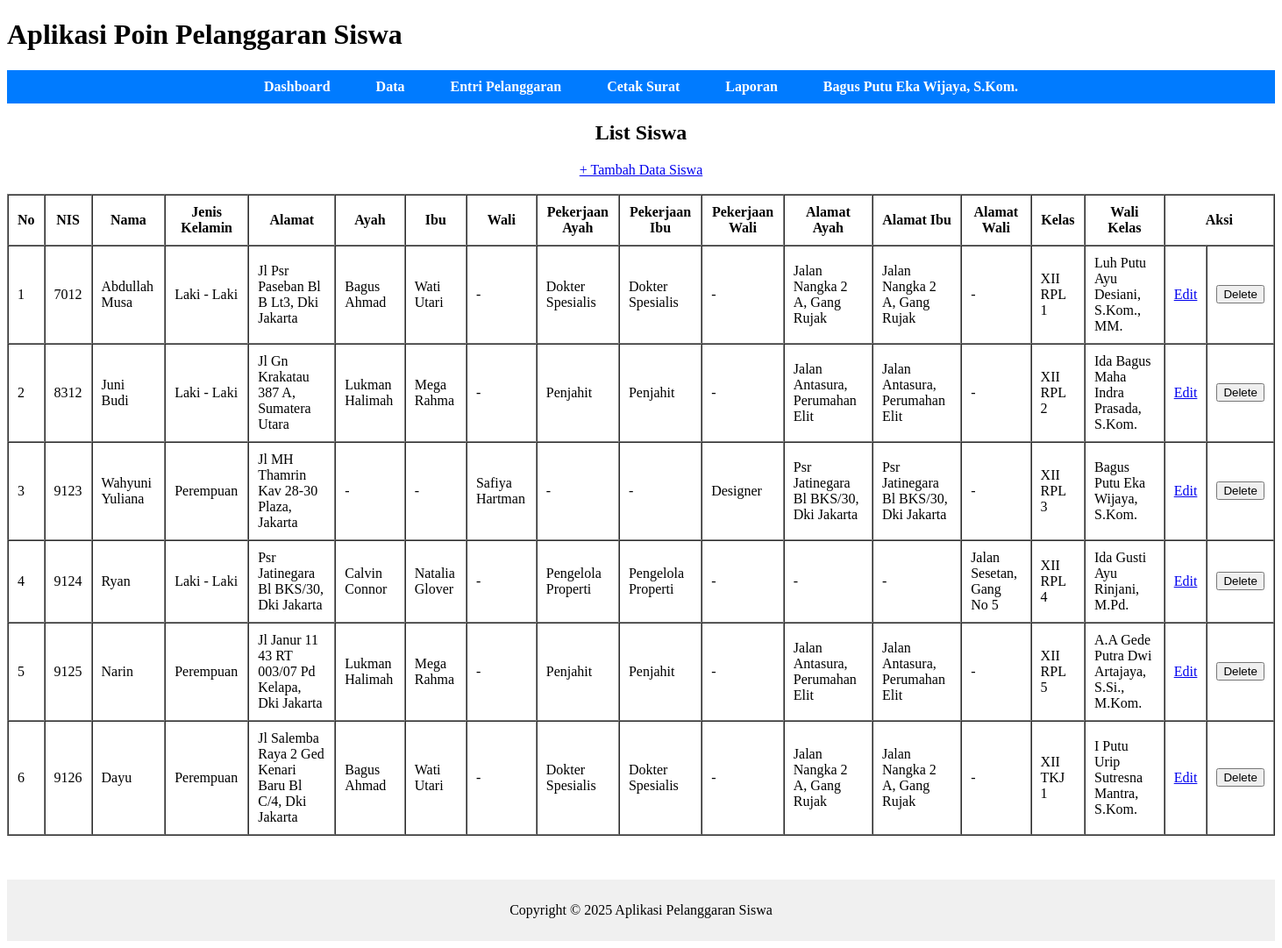
/pages/siswa/list.php (signed in), run on an earlier commit of the app's database.
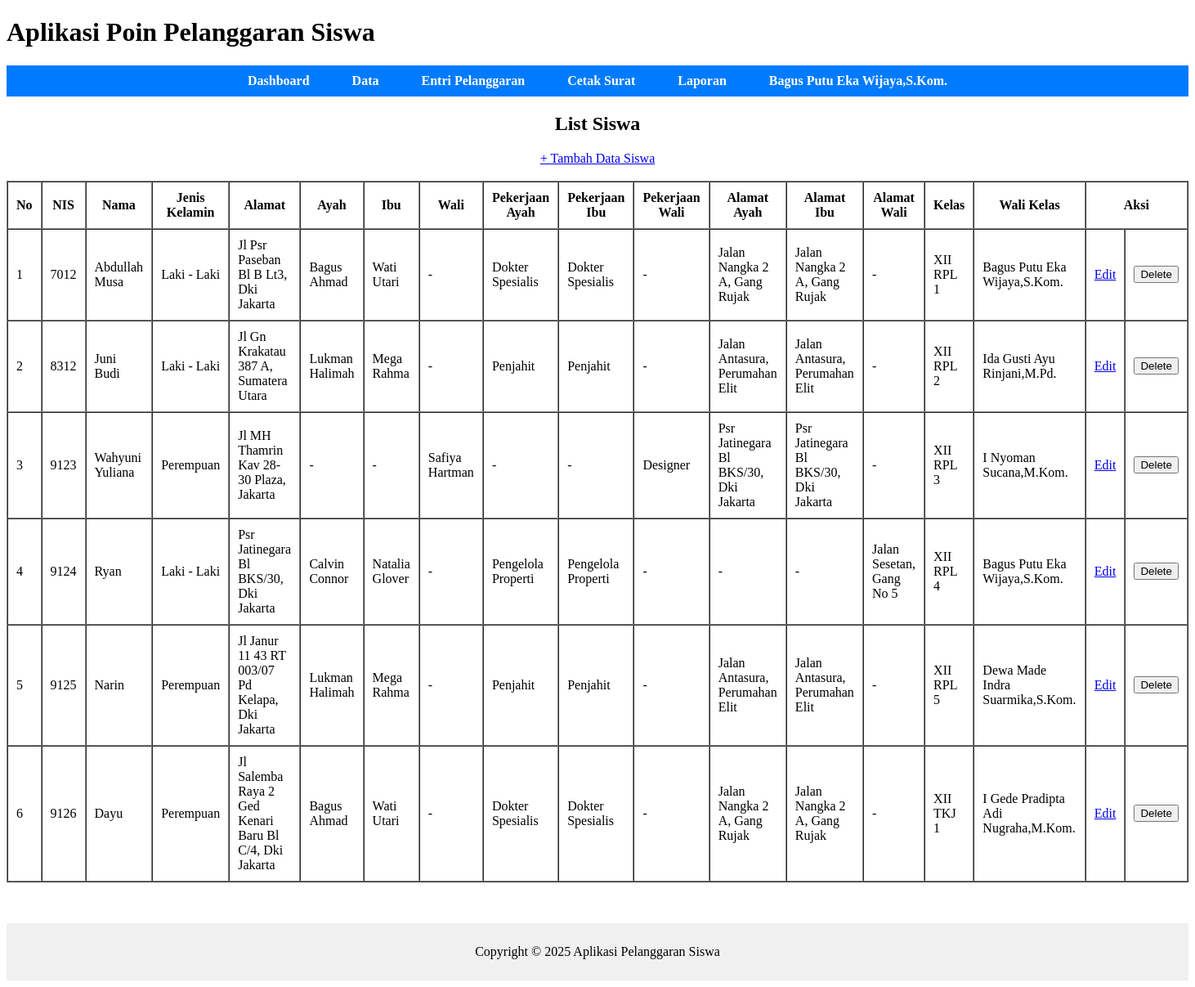
And on a later commit of the database.
### tables this page shows
CREATE TABLE `siswa` (
  `nis` int(5) NOT NULL,
  `nama_siswa` varchar(50) DEFAULT NULL,
  `jenis_kelamin` enum('Laki - Laki','Perempuan') DEFAULT NULL,
  `alamat` varchar(100) DEFAULT NULL,
  `password` varchar(70) DEFAULT NULL,
  `status` enum('aktif','lulus','keluar') DEFAULT NULL,
  `id_ortu_wali` int(5) DEFAULT NULL,
  `id_kelas` int(3) DEFAULT NULL
);

CREATE TABLE `ortu_wali` (
  `id_ortu_wali` int(5) NOT NULL,
  `ayah` varchar(50) DEFAULT NULL,
  `ibu` varchar(50) DEFAULT NULL,
  `wali` varchar(50) DEFAULT NULL,
  `pekerjaan_ayah` varchar(50) DEFAULT NULL,
  `pekerjaan_ibu` varchar(50) DEFAULT NULL,
  `pekerjaan_wali` varchar(50) DEFAULT NULL,
  `no_telp_ayah` varchar(16) DEFAULT NULL,
  `no_telp_ibu` varchar(16) DEFAULT NULL,
  `no_telp_wali` varchar(16) DEFAULT NULL,
  `alamat_ayah` varchar(100) DEFAULT NULL,
  `alamat_ibu` varchar(100) DEFAULT NULL,
  `alamat_wali` varchar(100) DEFAULT NULL
);

CREATE TABLE `tingkat` (
  `id_tingkat` int(11) NOT NULL,
  `tingkat` varchar(6) DEFAULT NULL
);

CREATE TABLE `program_keahlian` (
  `id_program_keahlian` int(11) NOT NULL,
  `program_keahlian` varchar(6) DEFAULT NULL,
  `deskripsi` varchar(50) DEFAULT NULL
);

CREATE TABLE `kelas` (
  `id_kelas` int(11) NOT NULL,
  `id_tingkat` int(11) DEFAULT NULL,
  `id_program_keahlian` int(11) DEFAULT NULL,
  `rombel` int(11) DEFAULT NULL,
  `kode_guru` char(8) DEFAULT NULL
);

CREATE TABLE `guru` (
  `kode_guru` char(8) NOT NULL,
  `nama_pengguna` varchar(100) DEFAULT NULL,
  `role` varchar(30) DEFAULT NULL,
  `username` varchar(50) DEFAULT NULL,
  `password` varchar(70) DEFAULT NULL,
  `aktif` enum('Y','N') DEFAULT NULL,
  `jabatan` varchar(50) DEFAULT NULL,
  `telp` varchar(16) DEFAULT NULL
);

### pages/siswa/list.php (the view, shortened to what this page needs)
<?php
include ROOTPATH . "/config/config.php";
include ROOTPATH . "/includes/header.php";
$query = "SELECT
            siswa.nis AS nis,
            siswa.nama_siswa AS nama_siswa,
            siswa.jenis_kelamin AS jenis_kelamin,
            siswa.alamat AS alamat,
            ortu_wali.ayah AS ayah,
            ortu_wali.ibu AS ibu,
            ortu_wali.wali AS wali,
            ortu_wali.pekerjaan_ayah AS pekerjaan_ayah,
            ortu_wali.pekerjaan_ibu AS pekerjaan_ibu,
            ortu_wali.pekerjaan_wali AS pekerjaan_wali,
            ortu_wali.alamat_ayah AS alamat_ayah,
            ortu_wali.alamat_ibu AS alamat_ibu,
            ortu_wali.alamat_wali AS alamat_wali,
            tingkat.tingkat AS tingkat,
            program_keahlian.program_keahlian AS program_keahlian,
            kelas.rombel AS rombel,
            guru.nama_pengguna AS nama_pengguna
          FROM siswa
          LEFT JOIN ortu_wali ON siswa.id_ortu_wali = ortu_wali.id_ortu_wali
          LEFT JOIN kelas ON siswa.id_kelas = kelas.id_kelas
          LEFT JOIN tingkat ON kelas.id_tingkat = tingkat.id_tingkat
          LEFT JOIN program_keahlian ON kelas.id_program_keahlian = program_keahlian.id_program_keahlian
          LEFT JOIN guru ON kelas.kode_guru = guru.kode_guru";
$result = mysqli_query($conn, $query);
?>
<center>
    <h2>List Siswa</h2>
    <a href="add.php">+ Tambah Data Siswa</a><br><br>
    <table border="1" cellpadding="10" cellspacing="0">
        <thead>
            <tr>
                <th>No</th>
                <th>NIS</th>
                <th>Nama</th>
                <th>Jenis Kelamin</th>
                <th>Alamat</th>
                <th>Ayah</th>
                <th>Ibu</th>
                <th>Wali</th>
                <th>Pekerjaan Ayah</th>
                <th>Pekerjaan Ibu</th>
                <th>Pekerjaan Wali</th>
                <th>Alamat Ayah</th>
                <th>Alamat Ibu</th>
                <th>Alamat Wali</th>
                <th>Kelas</th>
                <th>Wali Kelas</th>
                <th colspan="2">Aksi</th>
            </tr>
        </thead>
        <tbody>
            <?php
            $no = 1;
            while ($row = mysqli_fetch_assoc($result)) { ?>
                <tr>
                    <td><?= $no++ ?></td>
                    <td><?= htmlspecialchars($row['nis']) ?></td>
                    <td><?= htmlspecialchars($row['nama_siswa']) ?></td>
                    <td><?= htmlspecialchars($row['jenis_kelamin']) ?></td>
                    <td><?= htmlspecialchars($row['alamat']) ?></td>
                    <td><?= (empty($row['ayah']) || $row['ayah'] == 'NULL') ? '-' : htmlspecialchars($row['ayah']) ?></td>
                    <td><?= (empty($row['ibu']) || $row['ibu'] == 'NULL') ? '-' : htmlspecialchars($row['ibu']) ?></td>
                    <td><?= (empty($row['wali']) || $row['wali'] == 'NULL') ? '-' : htmlspecialchars($row['wali']) ?></td>
                    <td><?= (empty($row['pekerjaan_ayah']) || $row['pekerjaan_ayah'] == 'NULL') ? '-' : htmlspecialchars($row['pekerjaan_ayah']) ?>
                    </td>
                    <td><?= (empty($row['pekerjaan_ibu']) || $row['pekerjaan_ibu'] == 'NULL') ? '-' : htmlspecialchars($row['pekerjaan_ibu']) ?>
                    </td>
                    <td><?= (empty($row['pekerjaan_wali']) || $row['pekerjaan_wali'] == 'NULL') ? '-' : htmlspecialchars($row['pekerjaan_wali']) ?>
                    </td>
                    <td><?= (empty($row['alamat_ayah']) || $row['alamat_ayah'] == 'NULL') ? '-' : htmlspecialchars($row['alamat_ayah']) ?>
                    </td>
                    <td><?= (empty($row['alamat_ibu']) || $row['alamat_ibu'] == 'NULL') ? '-' : htmlspecialchars($row['alamat_ibu']) ?>
                    </td>
                    <td><?= (empty($row['alamat_wali']) || $row['alamat_wali'] == 'NULL') ? '-' : htmlspecialchars($row['alamat_wali']) ?>
                    </td>
                    <td><?= htmlspecialchars($row['tingkat'] . ' ' . $row['program_keahlian'] . ' ' . $row['rombel']) ?>
                    </td>
                    <td><?= htmlspecialchars($row['nama_pengguna']) ?></td>
                    <td>
                        <a href="edit.php?id=<?= $row['nis'] ?>">Edit</a>
                    </td>
                    <td>
                        <form action="../../process/siswa_process.php" method="post"
                            onsubmit="return confirm('Ingin Menghapus data <?= $row['nama_siswa'] ?>?')">
                            <button type="submit">Delete</button>
                        </form>
                    </td>
                </tr>
            <?php } ?>
        </tbody>
    </table>
</center>
<?php
include "../../includes/footer.php";
?>

### includes/header.php (shortened to what this page needs)
<!DOCTYPE html>
<html lang="id">
<head>
</head>
<body>
    <header>
        <h1>Aplikasi Poin Pelanggaran Siswa</h1>
        <nav>
            <ul>
                <li><a href="/poin_siswa/pages/dashboard.php">Dashboard</a></li>
                <li class="dropdown">
                    <a href="#">Data</a>
                </li>
                <li><a href="/poin_siswa/pages/pelanggaran/add.php">Entri Pelanggaran</a></li>
                <li><a href="/poin_siswa/pages/surat/list.php">Cetak Surat</a></li>
                <li><a href="/poin_siswa/pages/laporan/list.php">Laporan</a></li>
                <li class="dropdown">
                    <a href="#"><?php echo $_COOKIE['nama'];?></a>
                </li>
            </ul>
        </nav>
    </header>
    <main>

### includes/footer.php
</main>
<footer style="margin-top:50px; padding:10px; background-color:#f0f0f0; bottom:0;">
    <center>
        <p>Copyright &copy; 2025 Aplikasi Pelanggaran Siswa</p>
    </center>
</footer>
</body>
</html>

### includes/header.php (style rules this page uses)
nav { background: #007bff; padding: 10px 0; }
nav ul { list-style: none; margin: 0; padding: 0; display: flex; gap: 20px; justify-content: center; }
nav ul li { display: inline; }
nav ul li a { color: #fff; text-decoration: none; font-weight: bold; padding: 8px 16px; border-radius: 4px; transition: background 0.2s; }
.dropdown { position: relative; display: inline-block; }

What changed in the data, as far as the page shows it:
changed siswa "Abdullah Musa": guru.nama_pengguna "Luh Putu Ayu Desiani, S.Kom., MM." → "Bagus Putu Eka Wijaya,S.Kom."
changed siswa "Juni Budi": guru.nama_pengguna "Ida Bagus Maha Indra Prasada, S.Kom." → "Ida Gusti Ayu Rinjani,M.Pd."
changed siswa "Wahyuni Yuliana": guru.nama_pengguna "Bagus Putu Eka Wijaya, S.Kom." → "I Nyoman Sucana,M.Kom."
changed siswa "Ryan": guru.nama_pengguna "Ida Gusti Ayu Rinjani, M.Pd." → "Bagus Putu Eka Wijaya,S.Kom."
changed siswa "Narin": guru.nama_pengguna "A.A Gede Putra Dwi Artajaya, S.Si., M.Kom." → "Dewa Made Indra Suarmika,S.Kom."
changed siswa "Dayu": guru.nama_pengguna "I Putu Urip Sutresna Mantra, S.Kom." → "I Gede Pradipta Adi Nugraha,M.Kom."
Also different on the page:
$_COOKIE['nama']: "Bagus Putu Eka Wijaya, S.Kom." → "Bagus Putu Eka Wijaya,S.Kom."
